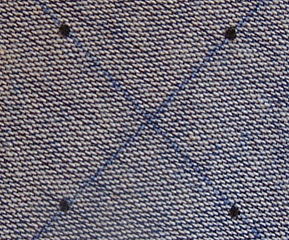
#> input picture CV_08/cv08_im1.bmp, 289 x 240 px
$ jupyter execute cv08.ipynb
#> lines starting #> are read from the running program, lines starting #| are printed output that depends on the picture; after the words box and inside, x2 and y2 are one past the last pixel; in counts of white or black regions, pixels touching at a corner belong together
druhý obraz má červené body
barevný prostor tak abych mohl dělat segmentaci
chci ho bez morfologických operací

[cell 1]
import numpy as np
import matplotlib.pyplot as plt
import cv2

cv08_im1 = cv2.imread("cv08_im1.bmp")
#> cv08_im1 is the input picture: shape (240, 289, 3); mean B, G, R 117.3, 106.8, 111.1
cv08_im2 = cv2.imread("cv08_im2.bmp")
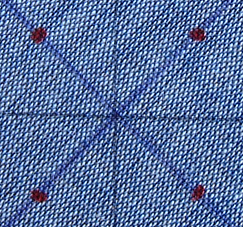
#> input picture CV_08/cv08_im2.bmp, 243 x 227 px
#> cv08_im2 is the input picture: shape (227, 243, 3); mean B, G, R 158.1, 112.5, 88.7


def image_color_segmentation(img, threshold):
    """
    param img: input image

    """
    # extract the color channels
    img = img.astype(np.uint8)
    background = img

    for i in range(img.shape[0]):
        for j in range(img.shape[1]):
            if background[i, j] >= threshold:
                img[i, j] = 0
            else:
                img[i, j] = 255

    return img


# [56 lines left out: functions dilatation, erosion, opening, not called in this run]


def closing(img):
    """ """
    kernel = cv2.getStructuringElement(cv2.MORPH_ELLIPSE, (7, 7))
    img_closing = cv2.morphologyEx(img, cv2.MORPH_CLOSE, kernel)
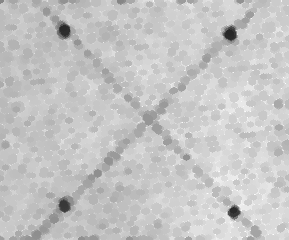
#> img_closing: shape (240, 289); min 39, max 255, mean 197.6
    return img_closing


def img_to_gray(img):
    """
    param img: input image
    return: gray image
    """
    img = cv2.cvtColor(img, cv2.COLOR_BGR2GRAY)
    return img


class ColorSpace:
    def __init__(self):
        self.pixel_value = 0
        self.color_value = 0


def region_coloring(img):
    """
    region identification and coloring

    """
    # tmp_img = np.zeros_like(gray_img, dtype=ColorSpace)
    tmp_img = [[ColorSpace() for i in range(img.shape[1])] for j in range(img.shape[0])]
    tmp_img = np.array(tmp_img)

    for i in range(tmp_img.shape[0]):
        for j in range(tmp_img.shape[1]):
            if img[i, j] != 0:
                tmp_img[i, j].pixel_value = 1
                tmp_img[i, j].color_value = 0

    uniqe_color_iterator = 1
    iter = 0
    while True:
        flag_changed_color = False
        for i in range(img.shape[0]):
            for j in range(img.shape[1]):
                if i > 0 and j > 0 and i < img.shape[0] - 1 and j < img.shape[1] - 1:
                    if tmp_img[i, j].pixel_value == 1:
                        mask = np.array(
                            [
                                tmp_img[i - 1, j - 1],
                                tmp_img[i - 1, j],
                                tmp_img[i - 1, j + 1],
                                tmp_img[i, j - 1],
                                tmp_img[i, j + 1],
                                tmp_img[i + 1, j - 1],
                                tmp_img[i + 1, j],
                                tmp_img[i + 1, j + 1],
                            ]
                        )

                        # get non black pixels from mask
                        color = [
                            x.color_value
                            for x in mask
                            if x.pixel_value == 1 and x.color_value != 0
                        ]

                        # if there is no non black pixel in mask
                        if len(color) == 0 and tmp_img[i, j].pixel_value == 1:
                            tmp_img[i, j].color_value = uniqe_color_iterator
                            uniqe_color_iterator += 1
                            flag_changed_color = True
                        elif (
                            tmp_img[i, j].pixel_value == 1
                            and min(color) != tmp_img[i, j].color_value
                        ):
                            tmp_img[i, j].color_value = min(color)
                            flag_changed_color = True
        iter += 1
        if flag_changed_color == False or iter > 20:
            break

    final_img = np.zeros_like(img, dtype=np.uint8)

    for i in range(img.shape[0]):
        for j in range(img.shape[1]):
            if tmp_img[i, j].pixel_value == 1:
                color = tmp_img[i, j].color_value
                final_img[i, j] = color
    print(np.unique(final_img))
    return final_img


def center_of_mass(img):
    centers = []
    for i in np.unique(img):
        mask = img == i
        y, x = np.where(mask)
        print(
            "Center of mass for region {}: ({:.2f}, {:.2f})".format(
                i, np.mean(x), np.mean(y)
            )
        )
        if i != 0:
            centers.append((np.mean(x), np.mean(y)))
    return centers


plt.figure(figsize=(10, 20))
plt.subplot(5, 2, 1)
plt.imshow(cv08_im1)
plt.subplot(5, 2, 2)
plt.imshow(cv2.cvtColor(cv08_im2, cv2.COLOR_BGR2RGB))
plt.subplot(5, 2, 3)
cv08_im1_gray = img_to_gray(cv08_im1)
cv08_im1_closed = closing(cv08_im1_gray)
plt.imshow(cv08_im1_closed, cmap="gray")
plt.subplot(5, 2, 4)
cv08_im2_hsv = cv2.cvtColor(cv08_im2, cv2.COLOR_BGR2HSV)[:, :, 0]
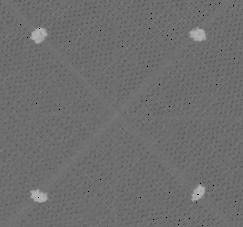
#> cv08_im2_hsv: shape (227, 243); min 0, max 179, mean 109.7
plt.imshow(cv08_im2_hsv, cmap="gray")
plt.subplot(5, 2, 5)
plt.plot(np.histogram(cv08_im1_closed, bins=256)[0])
plt.subplot(5, 2, 6)
plt.plot(np.histogram(cv08_im2_hsv, bins=256)[0])

plt.subplot(5, 2, 7)
seg_cv08_im1 = image_color_segmentation(cv08_im1_closed, 110)
#> after the loop in image_color_segmentation, `for i in range(img.shape[0]):`:
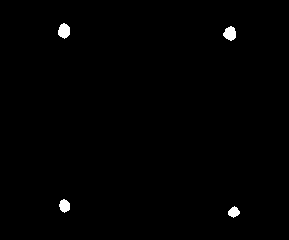
#> img: shape (240, 289); 0.7% white; 4 white regions, box (x1, y1, x2, y2) and area: (58, 23, 70, 39) 142, (223, 26, 236, 41) 139, (59, 199, 70, 213) 112, (228, 206, 240, 218) 93
plt.imshow(seg_cv08_im1)


plt.subplot(5, 2, 8)
seg_cv08_im2 = image_color_segmentation(cv08_im2_hsv, 150)
#> call 2 of image_color_segmentation, with threshold = 150
#> after the loop in image_color_segmentation (call 2), `for i in range(img.shape[0]):`:
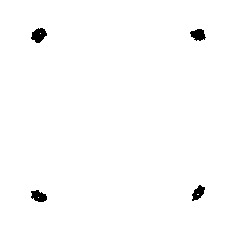
#> img: shape (227, 243); 99% white; 4 black regions, box (x1, y1, x2, y2) and area: (31, 28, 47, 43) 160, (31, 190, 47, 202) 135, (190, 29, 206, 41) 133, (192, 185, 205, 201) 121
seg_cv08_im2 = cv2.bitwise_not(seg_cv08_im2)
plt.imshow(seg_cv08_im2)


plt.subplot(5, 2, 9)
plt.imshow(cv08_im1)
im1 = region_coloring(seg_cv08_im1)
#| [0 1 3 6 8]
centers = center_of_mass(im1)
#> the loop in center_of_mass, `for i in np.unique(img):` made 5 passes
#> i on passes 4 to 5: 6, 8
#| Center of mass for region 0: (144.00, 119.59)
#| Center of mass for region 1: (63.67, 30.49)
#| Center of mass for region 3: (229.62, 33.11)
#| Center of mass for region 6: (64.14, 205.41)
#| Center of mass for region 8: (233.43, 211.69)
#> after the loop in center_of_mass, `for i in np.unique(img):`:
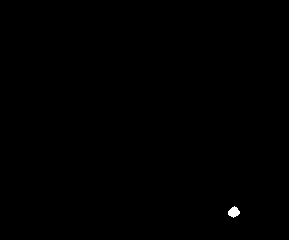
#> mask: shape (240, 289) bool; 0.13% white; 1 white region, box (x1, y1, x2, y2) and area: (228, 206, 240, 218) 93
#> after the loop in center_of_mass, `for i in np.unique(img):`: centers = [(63.67, 30.49), (229.6, 33.11), (64.14, 205.4), (233.4, 211.7)]
plt.scatter([x for x, y in centers], [y for x, y in centers], c="g", s=50, marker="+")


plt.subplot(5, 2, 10)
plt.imshow(cv08_im2)
im2 = region_coloring(seg_cv08_im2)
#> after the loop in region_coloring (call 2), `while True:`: iter = 4; uniqe_color_iterator = 13
#> in region_coloring (call 2), `final_img = np.zeros_like(img, dtype=np.uint8)`: final_img: shape (227, 243); every value is 0
#> after the loop in region_coloring (call 2), `for i in range(img.shape[0]):`:
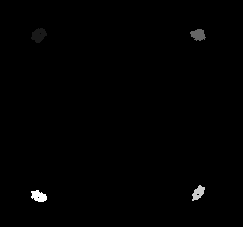
#> final_img: shape (227, 243); min 0, max 10, mean 0.0546; drawn with min black and max white
#| [ 0  1  4  8 10]
centers = center_of_mass(im2)
#> the loop in center_of_mass (call 2), `for i in np.unique(img):` made 5 passes
#> i on passes 3 to 5: 4, 8, 10
#| Center of mass for region 0: (121.09, 113.04)
#| Center of mass for region 1: (38.42, 34.73)
#| Center of mass for region 4: (197.80, 34.35)
#| Center of mass for region 8: (197.87, 192.50)
#| Center of mass for region 10: (38.35, 195.87)
#> pass 3, in center_of_mass (call 2), `mask = img == i`:
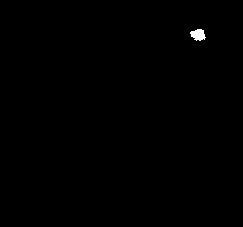
#> mask: shape (227, 243) bool; 0.24% white; 1 white region, box (x1, y1, x2, y2) and area: (190, 29, 206, 41) 133
#> after the loop in center_of_mass (call 2), `for i in np.unique(img):`:
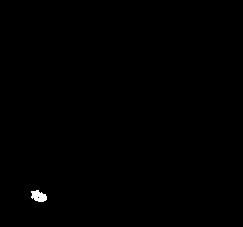
#> mask: shape (227, 243) bool; 0.24% white; 1 white region, box (x1, y1, x2, y2) and area: (31, 190, 47, 202) 135
#> after the loop in center_of_mass (call 2), `for i in np.unique(img):`: centers = [(38.42, 34.73), (197.8, 34.35), (197.9, 192.5), (38.35, 195.9)]
plt.scatter([x for x, y in centers], [y for x, y in centers], c="g", s=50, marker="+")
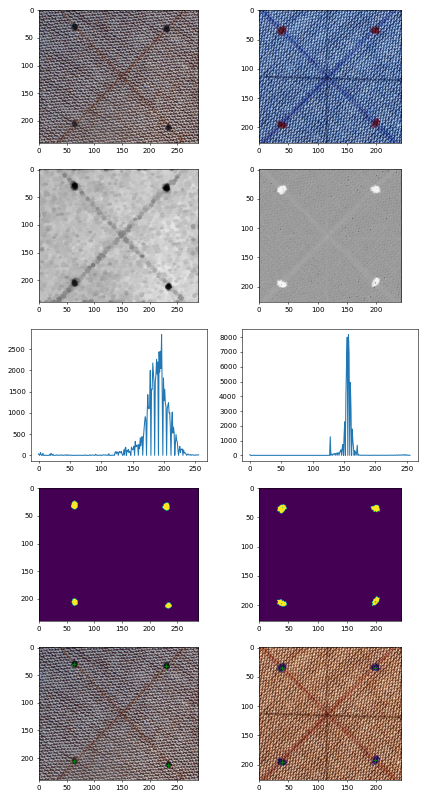
#> figure drawn by matplotlib, 10 panels; B, G, R data is drawn as R, G, B; panel 5: curve peaks at x = 196, y = 2838; panel 6: curve peaks at x = 157, y = 8172
